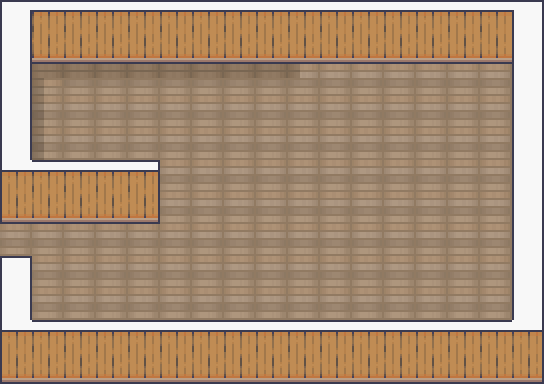

Below is a game level as drawn by its tile map, then a one-line description and the .tmx that defines it (tile-layer data replaced by summaries):
An orthogonal 17x12 tile map with 32x32 px tiles, 3 tile layers (collisions, up_walls, map), 2 tilesets.

<map version="1.4" tiledversion="1.4.2" orientation="orthogonal" renderorder="right-down" compressionlevel="0" width="17" height="12" tilewidth="32" tileheight="32" infinite="0" backgroundcolor="#7f8093" nextlayerid="7" nextobjectid="1">
 <editorsettings>
  <export target="level.tmx" format="tmx" />
 </editorsettings>
 <tileset firstgid="1" name="collisions" tilewidth="32" tileheight="32" tilecount="2" columns="2">
  <image source="Tilesets/collisions.png" width="64" height="32" />
 </tileset>
 <tileset firstgid="3" name="room_builder_32x32" tilewidth="32" tileheight="32" tilecount="3009" columns="59">
  <image source="Tilesets/Room_Builder_32x32.png" width="1888" height="1632" />
 </tileset>
 <layer id="2" name="collisions" width="17" height="12">
  <properties>
   <property name="Nodraw" type="int" value="1" />
  </properties>
  <data>[204 cells, 54 non-empty, 1 distinct tile ids]</data>
 </layer>
 <layer id="5" name="up_walls" width="17" height="12">
  <properties>
   <property name="up_draw" type="int" value="1" />
  </properties>
  <data>[204 cells, 37 non-empty, 5 distinct tile ids]</data>
 </layer>
 <layer id="1" name="map" width="17" height="12">
  <properties>
   <property name="Nodraw" type="int" value="0" />
  </properties>
  <data>[204 cells, 167 non-empty, 12 distinct tile ids]</data>
 </layer>
</map>
